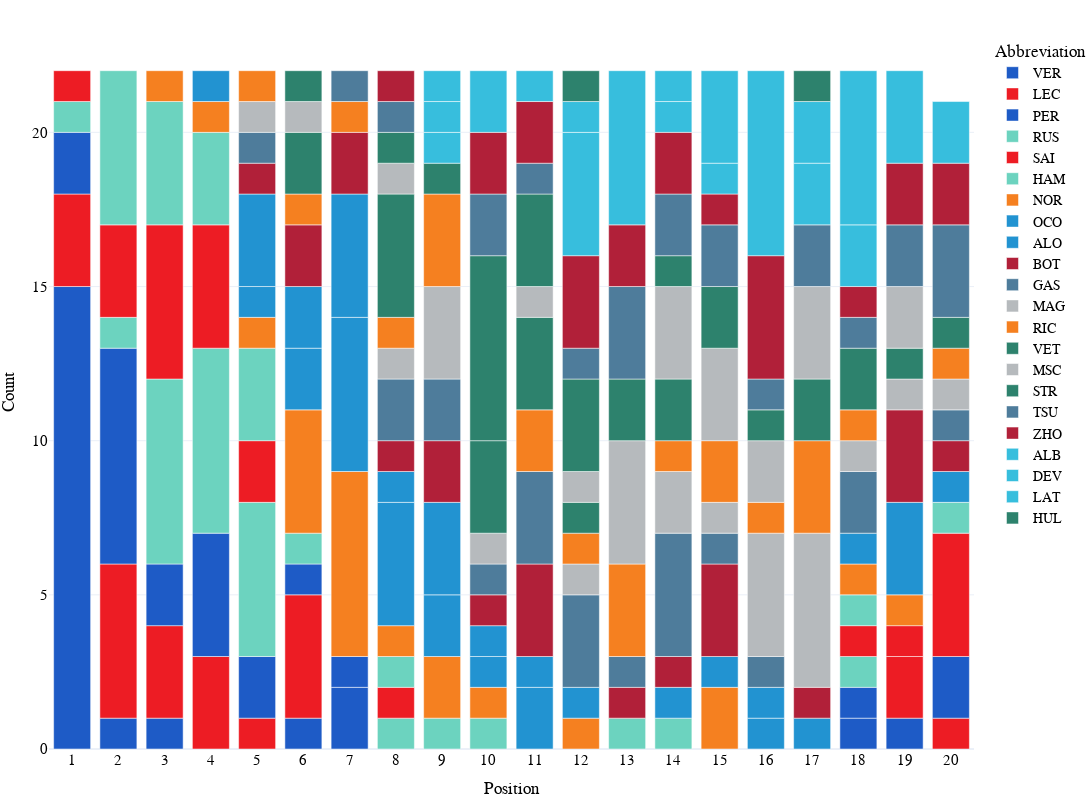

Notebook cell for this chart:
### Code cell
fig=px.bar(grouped, 
           x="Position", 
           y='Count', 
           color='Abbreviation',
        #    title="Race Position Counts By Driver for the {} F1 Season".format(year),
           height=800, 
           width=1200, 
           template="plotly_white",
           color_discrete_map={
                "ALB": "#37BEDD",
                 "ALO": "#2293d1",
                 "BOT": "#b12039",
                 "DEV": "#37bedd",
                 "GAS": "#4e7c9b",
                 "HAM": "#6CD3BF",
                 "HUL": "#2d826d",
                 "LAT": "#37bedd",
                 "LAW": "#5E8FAA",
                 "LEC": "#ed1c24",
                 "MAG": "#b6babd",
                 "MSC": "#b6babd",
                 "NOR": "#f58020",
                 "OCO": "#2293d1",
                 "PER": "#1e5bc6",
                 "PIA": "#F58020",
                 "RIC": "#f58020",
                 "RUS": "#6CD3BF",
                 "SAI": "#ed1c24",
                 "STR": "#2d826d",
                 "TSU": "#4e7c9b",
                 "VER": "#1e5bc6",
                 "VET": "#2d826d",
                 "ZHO": "#b12039"
            },
            )

fig.update_layout(
    hoverlabel=dict(
        bgcolor="white",
        font_size=16,
        font_family="PT Sans Narrow"
    ),
    title_x=0.5,
    yaxis = dict(tickfont = dict(size=15)),
    xaxis = dict(tickfont = dict(size=15),
    tickmode = 'linear',
    tick0 = 1,
    dtick = 1),
    font=dict(
        family="PT Sans Narrow",
        size=14,
        color="Black"
    ),
    title_font_family="PT Sans Narrow",
        margin=dict(l=5, r=5, t=35, b=5)
)
# fig.update_traces(marker={'size': 12})

### Figure 1 — Plotly figure (JSON) as saved in the notebook; plotly's stock layout.template omitted (floating-point values rounded to 4 significant figures)
{"data": [{"alignmentgroup": "True", "hovertemplate": "Abbreviation=VER<br>Position=%{x}<br>Count=%{y}<extra></extra>", "legendgroup": "VER", "marker": {"color": "#1e5bc6", "pattern": {"shape": ""}}, "name": "VER", "offsetgroup": "VER", "orientation": "v", "showlegend": true, "textposition": "auto", "type": "bar", "x": [1, 2, 3, 6, 7, 18, 19], "xaxis": "x", "y": [15, 1, 1, 1, 2, 1, 1], "yaxis": "y"}, {"alignmentgroup": "True", "hovertemplate": "Abbreviation=LEC<br>Position=%{x}<br>Count=%{y}<extra></extra>", "legendgroup": "LEC", "marker": {"color": "#ed1c24", "pattern": {"shape": ""}}, "name": "LEC", "offsetgroup": "LEC", "orientation": "v", "showlegend": true, "textposition": "auto", "type": "bar", "x": [1, 2, 3, 4, 5, 6, 19, 20], "xaxis": "x", "y": [3, 5, 3, 3, 1, 4, 2, 1], "yaxis": "y"}, {"alignmentgroup": "True", "hovertemplate": "Abbreviation=PER<br>Position=%{x}<br>Count=%{y}<extra></extra>", "legendgroup": "PER", "marker": {"color": "#1e5bc6", "pattern": {"shape": ""}}, "name": "PER", "offsetgroup": "PER", "orientation": "v", "showlegend": true, "textposition": "auto", "type": "bar", "x": [1, 2, 3, 4, 5, 6, 7, 18, 20], "xaxis": "x", "y": [2, 7, 2, 4, 2, 1, 1, 1, 2], "yaxis": "y"}, {"alignmentgroup": "True", "hovertemplate": "Abbreviation=RUS<br>Position=%{x}<br>Count=%{y}<extra></extra>", "legendgroup": "RUS", "marker": {"color": "#6CD3BF", "pattern": {"shape": ""}}, "name": "RUS", "offsetgroup": "RUS", "orientation": "v", "showlegend": true, "textposition": "auto", "type": "bar", "x": [1, 2, 3, 4, 5, 8, 14, 18], "xaxis": "x", "y": [1, 1, 6, 6, 5, 1, 1, 1], "yaxis": "y"}, {"alignmentgroup": "True", "hovertemplate": "Abbreviation=SAI<br>Position=%{x}<br>Count=%{y}<extra></extra>", "legendgroup": "SAI", "marker": {"color": "#ed1c24", "pattern": {"shape": ""}}, "name": "SAI", "offsetgroup": "SAI", "orientation": "v", "showlegend": true, "textposition": "auto", "type": "bar", "x": [1, 2, 3, 4, 5, 8, 18, 19, 20], "xaxis": "x", "y": [1, 3, 5, 4, 2, 1, 1, 1, 4], "yaxis": "y"}, {"alignmentgroup": "True", "hovertemplate": "Abbreviation=HAM<br>Position=%{x}<br>Count=%{y}<extra></extra>", "legendgroup": "HAM", "marker": {"color": "#6CD3BF", "pattern": {"shape": ""}}, "name": "HAM", "offsetgroup": "HAM", "orientation": "v", "showlegend": true, "textposition": "auto", "type": "bar", "x": [2, 3, 4, 5, 6, 8, 9, 10, 13, 18, 20], "xaxis": "x", "y": [5, 4, 3, 3, 1, 1, 1, 1, 1, 1, 1], "yaxis": "y"}, {"alignmentgroup": "True", "hovertemplate": "Abbreviation=NOR<br>Position=%{x}<br>Count=%{y}<extra></extra>", "legendgroup": "NOR", "marker": {"color": "#f58020", "pattern": {"shape": ""}}, "name": "NOR", "offsetgroup": "NOR", "orientation": "v", "showlegend": true, "textposition": "auto", "type": "bar", "x": [3, 4, 5, 6, 7, 8, 9, 10, 12, 15, 18, 19], "xaxis": "x", "y": [1, 1, 1, 4, 6, 1, 2, 1, 1, 2, 1, 1], "yaxis": "y"}, {"alignmentgroup": "True", "hovertemplate": "Abbreviation=OCO<br>Position=%{x}<br>Count=%{y}<extra></extra>", "legendgroup": "OCO", "marker": {"color": "#2293d1", "pattern": {"shape": ""}}, "name": "OCO", "offsetgroup": "OCO", "orientation": "v", "showlegend": true, "textposition": "auto", "type": "bar", "x": [4, 5, 6, 7, 8, 9, 10, 11, 12, 14, 15, 16], "xaxis": "x", "y": [1, 1, 2, 5, 4, 2, 1, 2, 1, 1, 1, 1], "yaxis": "y"}, {"alignmentgroup": "True", "hovertemplate": "Abbreviation=ALO<br>Position=%{x}<br>Count=%{y}<extra></extra>", "legendgroup": "ALO", "marker": {"color": "#2293d1", "pattern": {"shape": ""}}, "name": "ALO", "offsetgroup": "ALO", "orientation": "v", "showlegend": true, "textposition": "auto", "type": "bar", "x": [5, 6, 7, 8, 9, 10, 11, 16, 17, 18, 19, 20], "xaxis": "x", "y": [3, 2, 4, 1, 3, 1, 1, 1, 1, 1, 3, 1], "yaxis": "y"}, {"alignmentgroup": "True", "hovertemplate": "Abbreviation=BOT<br>Position=%{x}<br>Count=%{y}<extra></extra>", "legendgroup": "BOT", "marker": {"color": "#b12039", "pattern": {"shape": ""}}, "name": "BOT", "offsetgroup": "BOT", "orientation": "v", "showlegend": true, "textposition": "auto", "type": "bar", "x": [5, 6, 7, 8, 9, 10, 11, 13, 14, 15, 17, 19, 20], "xaxis": "x", "y": [1, 2, 2, 1, 2, 1, 3, 1, 1, 3, 1, 3, 1], "yaxis": "y"}, {"alignmentgroup": "True", "hovertemplate": "Abbreviation=GAS<br>Position=%{x}<br>Count=%{y}<extra></extra>", "legendgroup": "GAS", "marker": {"color": "#4e7c9b", "pattern": {"shape": ""}}, "name": "GAS", "offsetgroup": "GAS", "orientation": "v", "showlegend": true, "textposition": "auto", "type": "bar", "x": [5, 8, 9, 10, 11, 12, 13, 14, 15, 16, 18, 20], "xaxis": "x", "y": [1, 2, 2, 1, 3, 3, 1, 4, 1, 1, 2, 1], "yaxis": "y"}, {"alignmentgroup": "True", "hovertemplate": "Abbreviation=MAG<br>Position=%{x}<br>Count=%{y}<extra></extra>", "legendgroup": "MAG", "marker": {"color": "#b6babd", "pattern": {"shape": ""}}, "name": "MAG", "offsetgroup": "MAG", "orientation": "v", "showlegend": true, "textposition": "auto", "type": "bar", "x": [5, 8, 9, 10, 12, 14, 15, 16, 17, 18, 19, 20], "xaxis": "x", "y": [1, 1, 3, 1, 1, 2, 1, 4, 5, 1, 1, 1], "yaxis": "y"}, {"alignmentgroup": "True", "hovertemplate": "Abbreviation=RIC<br>Position=%{x}<br>Count=%{y}<extra></extra>", "legendgroup": "RIC", "marker": {"color": "#f58020", "pattern": {"shape": ""}}, "name": "RIC", "offsetgroup": "RIC", "orientation": "v", "showlegend": true, "textposition": "auto", "type": "bar", "x": [5, 6, 7, 8, 9, 11, 12, 13, 14, 15, 16, 17, 18, 20], "xaxis": "x", "y": [1, 1, 1, 1, 3, 2, 1, 3, 1, 2, 1, 3, 1, 1], "yaxis": "y"}, {"alignmentgroup": "True", "hovertemplate": "Abbreviation=VET<br>Position=%{x}<br>Count=%{y}<extra></extra>", "legendgroup": "VET", "marker": {"color": "#2d826d", "pattern": {"shape": ""}}, "name": "VET", "offsetgroup": "VET", "orientation": "v", "showlegend": true, "textposition": "auto", "type": "bar", "x": [6, 8, 9, 10, 11, 12, 14, 17, 19, 20], "xaxis": "x", "y": [2, 4, 1, 3, 3, 1, 2, 2, 1, 1], "yaxis": "y"}, {"alignmentgroup": "True", "hovertemplate": "Abbreviation=MSC<br>Position=%{x}<br>Count=%{y}<extra></extra>", "legendgroup": "MSC", "marker": {"color": "#b6babd", "pattern": {"shape": ""}}, "name": "MSC", "offsetgroup": "MSC", "orientation": "v", "showlegend": true, "textposition": "auto", "type": "bar", "x": [6, 8, 11, 12, 13, 14, 15, 16, 17, 19], "xaxis": "x", "y": [1, 1, 1, 1, 4, 3, 3, 2, 3, 2], "yaxis": "y"}, {"alignmentgroup": "True", "hovertemplate": "Abbreviation=STR<br>Position=%{x}<br>Count=%{y}<extra></extra>", "legendgroup": "STR", "marker": {"color": "#2d826d", "pattern": {"shape": ""}}, "name": "STR", "offsetgroup": "STR", "orientation": "v", "showlegend": true, "textposition": "auto", "type": "bar", "x": [6, 8, 10, 11, 12, 13, 14, 15, 16, 18], "xaxis": "x", "y": [1, 1, 6, 3, 3, 2, 1, 2, 1, 2], "yaxis": "y"}, {"alignmentgroup": "True", "hovertemplate": "Abbreviation=TSU<br>Position=%{x}<br>Count=%{y}<extra></extra>", "legendgroup": "TSU", "marker": {"color": "#4e7c9b", "pattern": {"shape": ""}}, "name": "TSU", "offsetgroup": "TSU", "orientation": "v", "showlegend": true, "textposition": "auto", "type": "bar", "x": [7, 8, 10, 11, 12, 13, 14, 15, 16, 17, 18, 19, 20], "xaxis": "x", "y": [1, 1, 2, 1, 1, 3, 2, 2, 1, 2, 1, 2, 3], "yaxis": "y"}, {"alignmentgroup": "True", "hovertemplate": "Abbreviation=ZHO<br>Position=%{x}<br>Count=%{y}<extra></extra>", "legendgroup": "ZHO", "marker": {"color": "#b12039", "pattern": {"shape": ""}}, "name": "ZHO", "offsetgroup": "ZHO", "orientation": "v", "showlegend": true, "textposition": "auto", "type": "bar", "x": [8, 10, 11, 12, 13, 14, 15, 16, 18, 19, 20], "xaxis": "x", "y": [1, 2, 2, 3, 2, 2, 1, 4, 1, 2, 2], "yaxis": "y"}, {"alignmentgroup": "True", "hovertemplate": "Abbreviation=ALB<br>Position=%{x}<br>Count=%{y}<extra></extra>", "legendgroup": "ALB", "marker": {"color": "#37BEDD", "pattern": {"shape": ""}}, "name": "ALB", "offsetgroup": "ALB", "orientation": "v", "showlegend": true, "textposition": "auto", "type": "bar", "x": [9, 10, 11, 12, 13, 14, 15, 17, 18, 20], "xaxis": "x", "y": [1, 2, 1, 4, 5, 1, 1, 2, 2, 2], "yaxis": "y"}, {"alignmentgroup": "True", "hovertemplate": "Abbreviation=DEV<br>Position=%{x}<br>Count=%{y}<extra></extra>", "legendgroup": "DEV", "marker": {"color": "#37bedd", "pattern": {"shape": ""}}, "name": "DEV", "offsetgroup": "DEV", "orientation": "v", "showlegend": true, "textposition": "auto", "type": "bar", "x": [9], "xaxis": "x", "y": [1], "yaxis": "y"}, {"alignmentgroup": "True", "hovertemplate": "Abbreviation=LAT<br>Position=%{x}<br>Count=%{y}<extra></extra>", "legendgroup": "LAT", "marker": {"color": "#37bedd", "pattern": {"shape": ""}}, "name": "LAT", "offsetgroup": "LAT", "orientation": "v", "showlegend": true, "textposition": "auto", "type": "bar", "x": [9, 12, 14, 15, 16, 17, 18, 19], "xaxis": "x", "y": [1, 1, 1, 3, 6, 2, 5, 3], "yaxis": "y"}, {"alignmentgroup": "True", "hovertemplate": "Abbreviation=HUL<br>Position=%{x}<br>Count=%{y}<extra></extra>", "legendgroup": "HUL", "marker": {"color": "#2d826d", "pattern": {"shape": ""}}, "name": "HUL", "offsetgroup": "HUL", "orientation": "v", "showlegend": true, "textposition": "auto", "type": "bar", "x": [12, 17], "xaxis": "x", "y": [1, 1], "yaxis": "y"}], "layout": {"barmode": "relative", "font": {"color": "Black", "family": "PT Sans Narrow", "size": 14}, "height": 800, "hoverlabel": {"bgcolor": "white", "font": {"family": "PT Sans Narrow", "size": 16}}, "legend": {"title": {"text": "Abbreviation"}, "tracegroupgap": 0}, "margin": {"b": 5, "l": 5, "r": 5, "t": 35}, "title": {"font": {"family": "PT Sans Narrow"}, "x": 0.5}, "width": 1200, "xaxis": {"anchor": "y", "domain": [0, 1], "dtick": 1, "tick0": 1, "tickfont": {"size": 15}, "tickmode": "linear", "title": {"text": "Position"}}, "yaxis": {"anchor": "x", "domain": [0, 1], "tickfont": {"size": 15}, "title": {"text": "Count"}}}}
